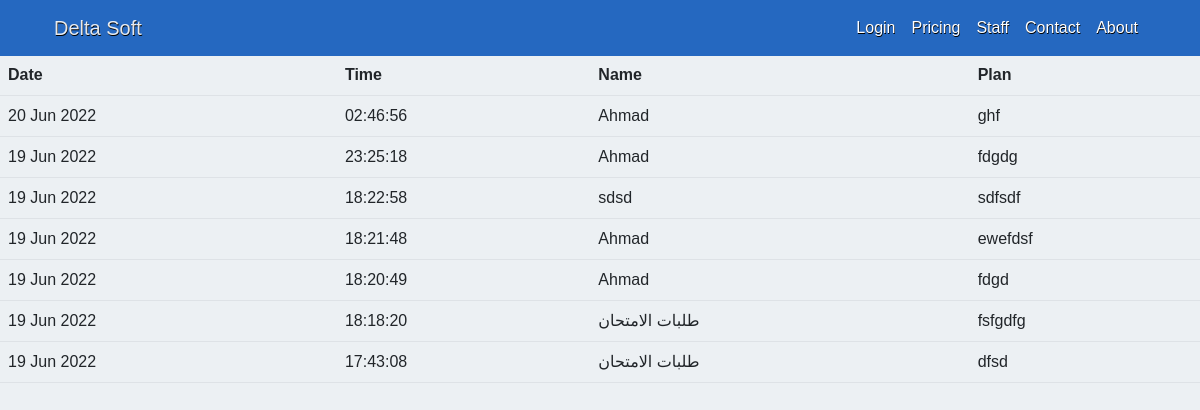
/show/, run on an earlier commit of the app's database.
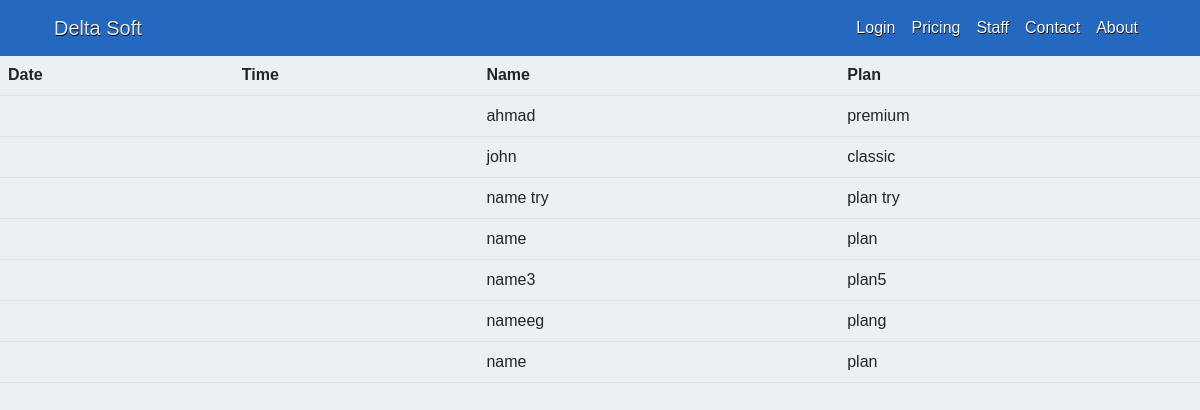
And on a later commit of the database.
### WAD/models.py (models this page shows, shortened)
class LogMessage(models.Model):
    name = models.CharField(max_length=100)
    plan = models.TextField()
    log_date = models.DateTimeField()

### WAD/views.py (the view)
# urls.py: path("show/", views.showPlans, name="show"),
def showPlans(request):
    plans = LogMessage.objects.order_by("-log_date")
    return render(request, "ShowSubs.html", {"plans_list": plans})

### WAD/templates/ShowSubs.html (shortened to what this page needs)
<!DOCTYPE html>
<html lang="en" xmlns="http://www.w3.org/1999/xhtml">
<head>
    <link href="https://cdn.jsdelivr.net/npm/bootstrap@5.2.0-beta1/dist/css/bootstrap.min.css"
          rel="stylesheet"
 />
    {% load static %}
    <link rel="stylesheet" href="{% static 'Stylesheet.css' %}" />
</head>
<body>
    <nav class="navbar navbar-expand-lg navbar-dark bg-blue fixed-top"
         id="mainNav">
        <div class="container px-4">
            <a class="navbar-brand" href="{% url 'home' %}">Delta Soft</a>
            <div class="collapse navbar-collapse" id="navbarResponsive">
                <ul class="navbar-nav ms-auto">
                    <li class="nav-item">
                        <a class="nav-link" href="/admin/login/?next=/admin/">Login</a>
                    </li>
                    <li class="nav-item">
                        <a class="nav-link" href="{% url 'pricing' %}">Pricing</a>
                    </li>
                    <li class="nav-item">
                        <a class="nav-link" href="{% url 'staff' %}">Staff</a>
                    </li>
                    <li class="nav-item">
                        <a class="nav-link" href="{% url 'contact' %}">Contact</a>
                    </li>
                    <li class="nav-item">
                        <a class="nav-link" href="{% url 'about' %}">About</a>
                    </li>
                </ul>
            </div>
        </div>
    </nav>
    <table class="table" id="plansTable">
        <thead>
            <tr>
                <th scope="col">Date</th>
                <th scope="col">Time</th>
                <th scope="col">Name</th>
                <th scope="col">Plan</th>
            </tr>
        </thead>
        <tbody>
            {% for plan in plans_list %}
            <tr>
                <td>{{ plan.log_date | date:'d M Y' }}</td>
                <td>{{ plan.log_date | time:'H:i:s' }}</td>
                <td>{{ plan.name }}</td>
                <td>{{ plan.plan }}</td>
            </tr>
            {% endfor %}
        </tbody>
    </table>
</body>
</html>

### WAD/static/Stylesheet.css (style rules this page uses)
.navbar-brand { color: rgb(255 255 255 / 90%); text-shadow: 0.5px 0.5px 0.5px black; }
#mainNav { background-color: rgb(37, 104, 192); }
.nav-link { color: white; text-shadow: 0.5px 0.5px 0.5px black; text-align: right; }
body { background: #eee; margin-top: 20px; }
#plansTable { margin-top: 55px; }
* { margin: 0; padding: 0; box-sizing: border-box; font-family: "Poppins", sans-serif; }
body { background: #ecf0f3; }

What changed in the data, as far as the page shows it:
removed LogMessage: log_date "20 Jun 2022", log_date "02:46:56", name "Ahmad", plan "ghf"
removed LogMessage: log_date "19 Jun 2022", log_date "23:25:18", name "Ahmad", plan "fdgdg"
removed LogMessage: log_date "19 Jun 2022", log_date "18:22:58", name "sdsd", plan "sdfsdf"
removed LogMessage: log_date "19 Jun 2022", log_date "18:21:48", name "Ahmad", plan "ewefdsf"
removed LogMessage: log_date "19 Jun 2022", log_date "18:20:49", name "Ahmad", plan "fdgd"
removed LogMessage: log_date "19 Jun 2022", log_date "18:18:20", name "طلبات الامتحان", plan "fsfgdfg"
removed LogMessage: log_date "19 Jun 2022", log_date "17:43:08", name "طلبات الامتحان", plan "dfsd"
added LogMessage: name "ahmad", plan "premium"
added LogMessage: name "john", plan "classic"
added LogMessage: name "name try", plan "plan try"
added LogMessage: name "name", plan "plan"
added LogMessage: name "name3", plan "plan5"
added LogMessage: name "nameeg", plan "plang"
added LogMessage: name "name", plan "plan"
